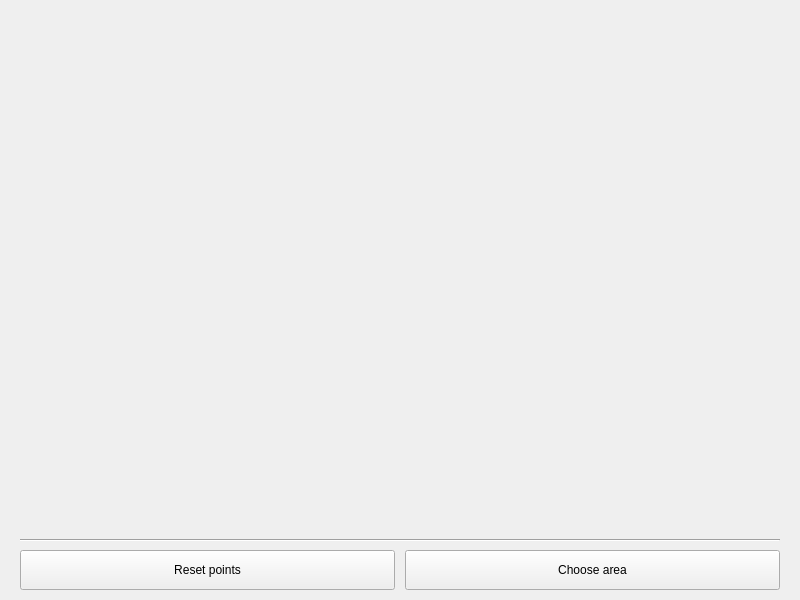
<?xml version="1.0" encoding="UTF-8"?>
<ui version="4.0">
 <class>Widget</class>
 <widget class="QWidget" name="Widget">
  <property name="geometry">
   <rect>
    <x>0</x>
    <y>0</y>
    <width>800</width>
    <height>600</height>
   </rect>
  </property>
  <property name="windowTitle">
   <string>Widget</string>
  </property>
  <widget class="Line" name="line">
   <property name="geometry">
    <rect>
     <x>20</x>
     <y>530</y>
     <width>760</width>
     <height>20</height>
    </rect>
   </property>
   <property name="orientation">
    <enum>Qt::Horizontal</enum>
   </property>
  </widget>
  <widget class="QPushButton" name="pushButton">
   <property name="geometry">
    <rect>
     <x>20</x>
     <y>550</y>
     <width>375</width>
     <height>40</height>
    </rect>
   </property>
   <property name="text">
    <string>Reset points</string>
   </property>
  </widget>
  <widget class="QPushButton" name="pushButton_2">
   <property name="geometry">
    <rect>
     <x>405</x>
     <y>550</y>
     <width>375</width>
     <height>40</height>
    </rect>
   </property>
   <property name="text">
    <string>Choose area</string>
   </property>
  </widget>
 </widget>
 <resources/>
 <connections/>
</ui>
